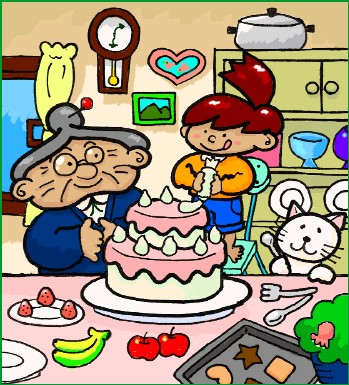
#> input picture images/1.jpg, 349 x 385 px
$ python finder.py
#> lines starting #> are read from the running program, lines starting #| are printed output that depends on the picture; after the words box and inside, x2 and y2 are one past the last pixel; in counts of white or black regions, pixels touching at a corner belong together
import cv2
img1 = cv2.imread("images/1.jpg")
#> img1 is the input picture: shape (385, 349, 3); mean B, G, R 127.2, 151, 160.6
img2 = cv2.imread("images/2.jpg")
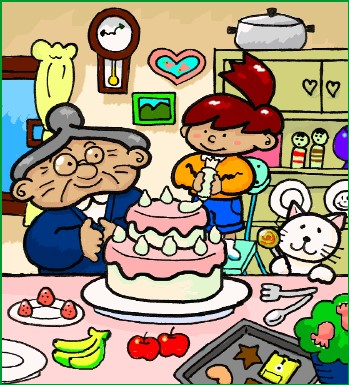
#> input picture images/2.jpg, 349 x 385 px
#> img2 is the input picture: shape (385, 349, 3); mean B, G, R 126.1, 151.1, 161.6

diff = cv2.subtract(img1, img2)
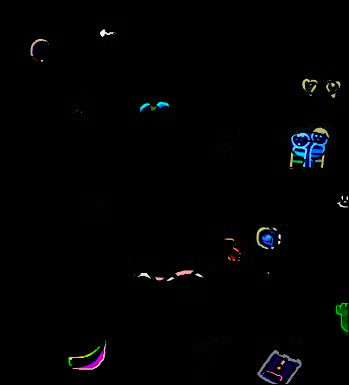
#> diff: shape (385, 349, 3); mean B, G, R 3.1, 2.6, 2.2

hsv = cv2.cvtColor(diff, cv2.COLOR_BGR2GRAY)
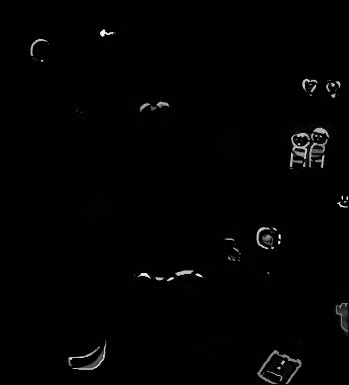
#> hsv: shape (385, 349); min 0, max 251, mean 2.5

ret, mask = cv2.threshold(hsv, 0, 255, cv2.THRESH_BINARY_INV | cv2.THRESH_OTSU)
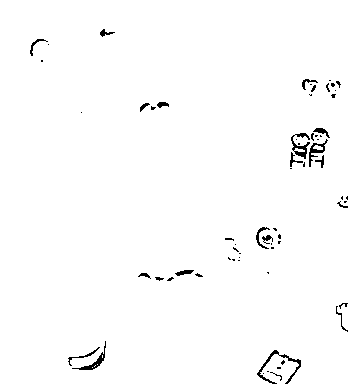
#> mask: shape (385, 349); 98.6% white; black in thin lines or dots, all inside (x1, y1, x2, y2) = (30, 29, 348, 384)
#> ret = 70

diff[mask != 255] = [0, 0, 255]
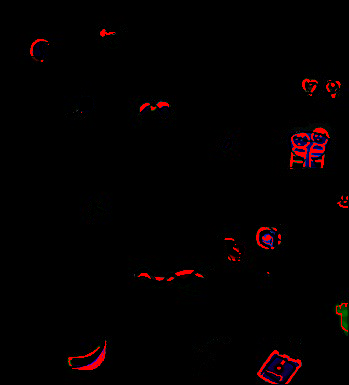
#> diff: shape (385, 349, 3); 1.4% of pixels changed, all inside (x1, y1, x2, y2) = (30, 29, 348, 384)

img1[mask != 255] = [0, 0, 255]
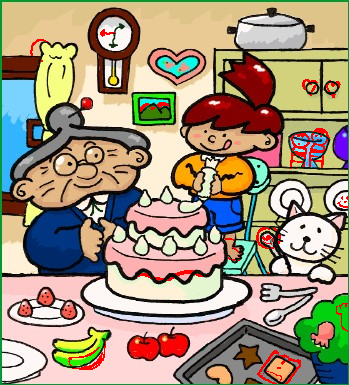
#> img1: shape (385, 349, 3); 1.4% of pixels changed, all inside (x1, y1, x2, y2) = (30, 29, 348, 384)
img2[mask != 255] = [0, 0, 255]
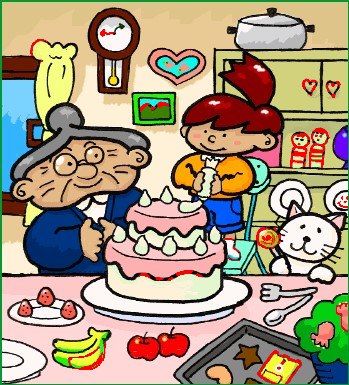
#> img2: shape (385, 349, 3); 1.4% of pixels changed, all inside (x1, y1, x2, y2) = (30, 29, 348, 384)

cv2.imwrite("diff1.png", img1)
cv2.imwrite("diff2.png", img2)
cv2.imwrite("difference.png", diff)
